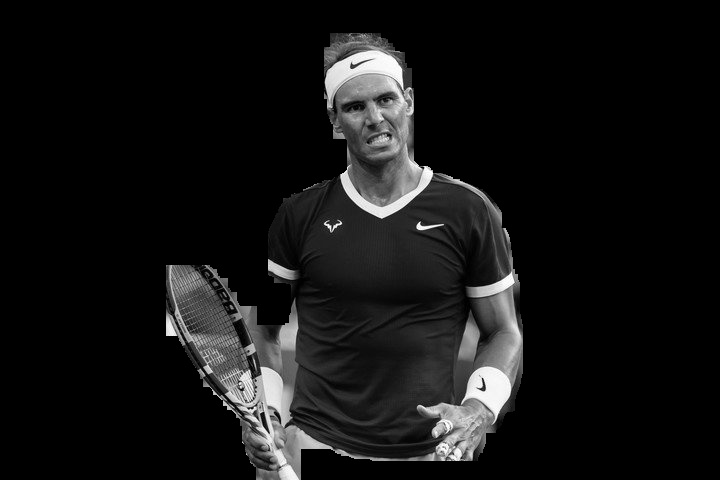
#> input picture orb/nadal_mask.jpg, 720 x 480 px, found by its file name
$ python orb_nadal.py
#> lines starting #> are read from the running program, lines starting #| are printed output that depends on the picture
import numpy as np
import cv2 as cv
from matplotlib import pyplot as plt

img = cv.imread('orb/nadal_mask.jpg',0)
#> img is the input picture: shape (480, 720); min 0, max 255, mean 19.9

orb = cv.ORB_create()
kp = orb.detect(img, None)
#> kp = 500 keypoints; strongest (x, y, size): (167, 335, 31), (168, 334, 44.6), (168, 332, 64.3), (225, 407, 31)
kp, des = orb.compute(img, kp)

img2 = cv.drawKeypoints(img, kp, None, color=(0,250,0), flags=0)
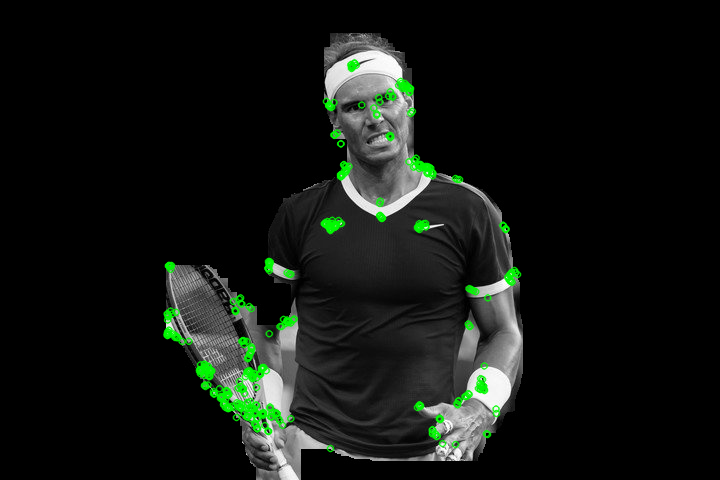
#> img2: shape (480, 720, 3); mean of channels 0, 1, 2 18, 22.2, 18; drawn as B, G, R
plt.imshow(img2)
plt.show()
cv.imwrite('orb/orb_keypoints.jpg',img2)


sift = cv.SIFT_create()
kp2 = sift.detect(img,None)
#> kp2 = 498 keypoints; strongest (x, y, size): (170, 330, 7.4), (492, 388, 30.2), (368, 70, 48), (274, 267, 8.6)
img3=cv.drawKeypoints(img,kp,None)
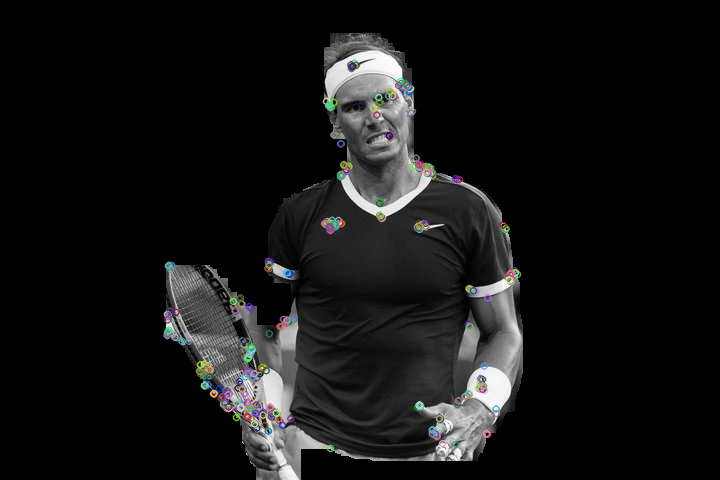
#> img3: shape (480, 720, 3); mean of channels 0, 1, 2 20.1, 20.2, 20.1; drawn as B, G, R
plt.imshow(img3)
plt.show()
cv.imwrite('orb/sift_keypoints.jpg',img3)
